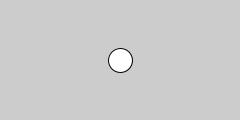
Frame 1 (no input)
Frame 60 (the mouse pressed at the canvas centre just before this capture): identical to frame 1, image omitted
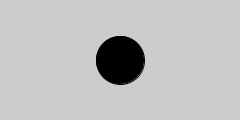
Frame 120 (the mouse held since frame 60 and released just before this capture)

The Processing sketch that drew these frames (run headless with seeded random() and noise(); from frame 60 on, the mouse is pressed at the canvas centre):

// Processing sketch: MouseOver
// ── MouseOver.pde
int x = 120;
int y = 60;
int r = 12;

void setup(){
  size(240, 120);
  smooth();
  ellipseMode(RADIUS);
}

void draw(){
  background(204);
  float d = dist (mouseX, mouseY, x, y);
  if (d<r){
r=24;
fill(0);
  }
  else{
    r=12;
    fill(255);
  }
  ellipse(x,y,r,r);
}
